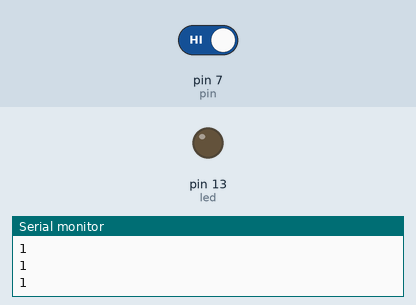
This sketch was run on a simulated Arduino Uno, built with avr-gcc and run on an emulated ATmega328P. Shown: output pins drawn as LEDs (lit = HIGH), the last lines printed to the serial monitor. The test bench sets the inputs (shaded band); at power-on: pin 7 (pin) HIGH.

Above: at 1.2 s.
1.3 s: pin 7 (pin) driven LOW
At 2.4 s:
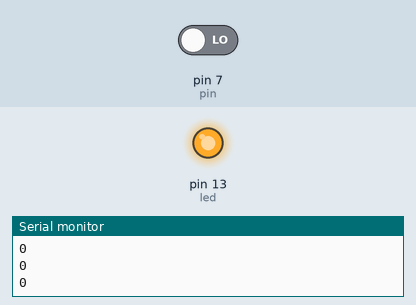
2.8 s: pin 7 (pin) driven HIGH
At 3.8 s:
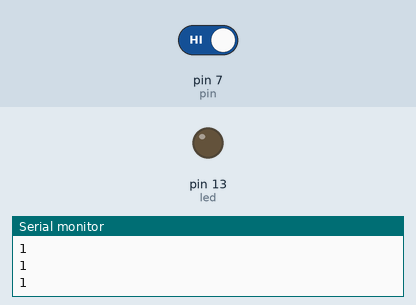
Timing chart, 0 to 5.8 s (numbered marks = the images above; inputs shaded):
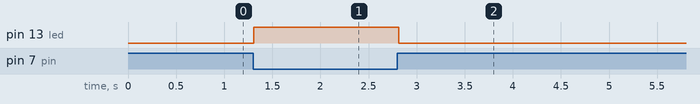

Measured:
- after the input at 1.3 s, pin 13 (led): LOW → HIGH at once
- after the input at 2.8 s, pin 13 (led): HIGH → LOW at once

The sketch:

cam-bien-do-line-chan-digital.ino
```cpp
int led = 13;
int pin = 7;

void setup() {
  Serial.begin(9600);
  pinMode(led, OUTPUT);
}

void loop() {
  int val = digitalRead(pin);
  Serial.println(val);
  if(val == 0){
    digitalWrite(led, HIGH);
  }
  else{
      digitalWrite(led, LOW);
    }
    delay(20);
}
//* lí thuyết:
// Vạch đen hấp thụ ánh sáng → Ít phản xạ → A0 đọc đc giá trị cao -> nếu > ngưỡng điện áp tham chiếu -> value = 1 -> led tắt
// Vạch trắng phản xạ ánh sáng → Nhiều phản xạ → A0 nhận giá trị thấp -> nếu < ngưỡng điện áp tham chiếu -> value = 0 -> led bật

// *lúc thực hành không dùng vật cản che ~ line đen => led tắt, ngược lại: nếu che => led sáng
```
